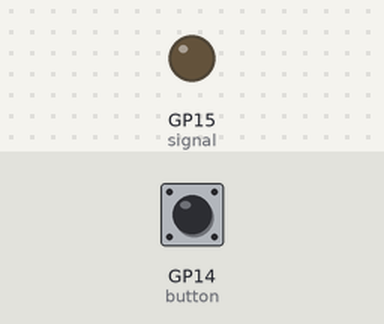
Simulated run of this program. Board: Raspberry Pi Pico running MicroPython. On the bench: output pins drawn as LEDs (lit = HIGH). The test bench sets the inputs (shaded band); at power-on: GP14 (button) LOW.

Above: at 1.2 s.
1.3 s: GP14 (button) pulled HIGH for 0.15 s
At 1.4 s:
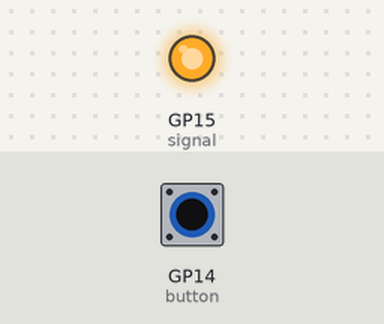
3.0 s: GP14 (button) pulled HIGH for 3.2 s
At 7.0 s:
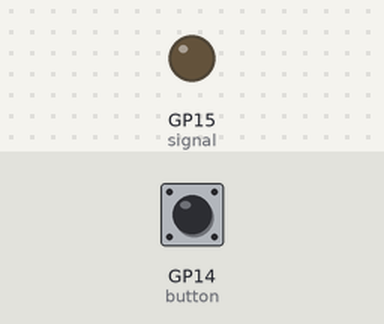
Timing chart, 0 to 8.5 s (numbered marks = the images above; inputs shaded):
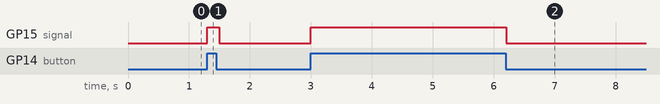

Measured:
- after the input at 1.3 s, GP15 (signal): LOW → HIGH at once, → LOW 0.20 s later
- after the input at 3.0 s, GP15 (signal): LOW → HIGH at once, → LOW 3.2 s later

The program:

exp_4_obj_7.py
```python
from machine import Pin
import utime

button=Pin(14,Pin.IN)
signal=Pin(15,Pin.OUT)

while True:
    if button.value()==1:
        signal.value(1)
        utime.sleep(0.1)
    else:
        signal.value(0)
        utime.sleep(0.1)
```
